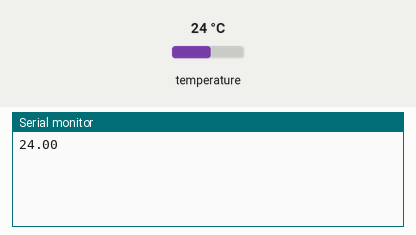
Recording of a sketch running on a simulated ATtiny85, built with avr-gcc and run on an emulated ATtiny85. On the bench: the last lines printed to the serial monitor. Wiring (inferred from the names in the program): DS3231 clock at I2C address 0x68. Inputs (shaded band) come from the test bench; at power-on: temperature 24 °C. The local clock reads 2024-03-15 10:24:30 at power-on unless the sketch sets it.

Above: at 1.2 s.
1.3 s: temperature set to 12 °C
At 2.6 s:
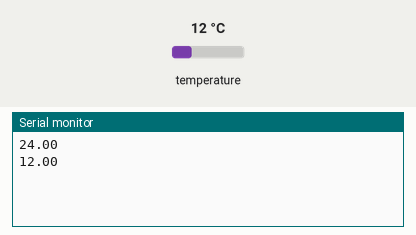
2.8 s: temperature set to 19 °C
At 4.6 s:
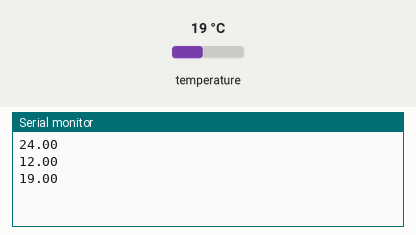
Timing chart, 0 to 6.1 s (numbered marks = the images above; inputs shaded):
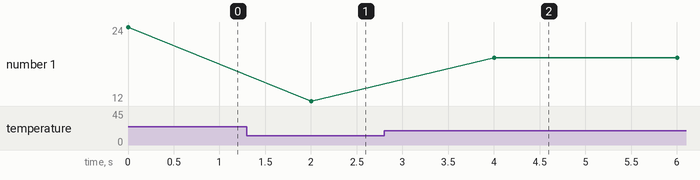

Measured:
- after the input at 1.3 s, the serial monitor: prints a new line after 0.70 s (image 1)
- after the input at 2.8 s, the serial monitor: prints a new line after 1.2 s (image 2)
- plotted number 1: 24 → 12 after the input at 1.3 s, 12 → 19 after the input at 2.8 s

The sketch:

Digispark-DS3231-Temp-Sensing.ino
```cpp
// https://forum.arduino.cc/index.php?topic=262986.15

#include <Wire.h>
#define DS3231_I2C_ADDR             0x68
#define DS3231_TEMPERATURE_MSB      0x11
#define DS3231_TEMPERATURE_LSB      0x12

byte temp_msb;
byte temp_lsb;

void setup()
{
 Serial.begin(9600);
 Wire.begin();
}

void loop()
{
 temp_msb = DS3231_get_MSB();
 temp_lsb = DS3231_get_LSB();

 Serial.print(temp_msb);

 switch(temp_lsb){
 case 0:
   Serial.println(".00");
   break;
 case 1 :
   Serial.println(".25");
   break;
 case 2:
   Serial.println(".50");
   break;
 case 3:
   Serial.println(".75");
   break;
 }


 delay(2000);
}

byte DS3231_get_MSB(){
 Wire.beginTransmission(DS3231_I2C_ADDR);
 Wire.write(DS3231_TEMPERATURE_MSB);
 Wire.endTransmission();

 Wire.requestFrom(DS3231_I2C_ADDR, 1);
 temp_msb = Wire.read();

}

byte DS3231_get_LSB(){

 Wire.beginTransmission(DS3231_I2C_ADDR);
 Wire.write(DS3231_TEMPERATURE_LSB);
 Wire.endTransmission();

 Wire.requestFrom(DS3231_I2C_ADDR, 1);
 temp_lsb = Wire.read() >> 6;


}
```
